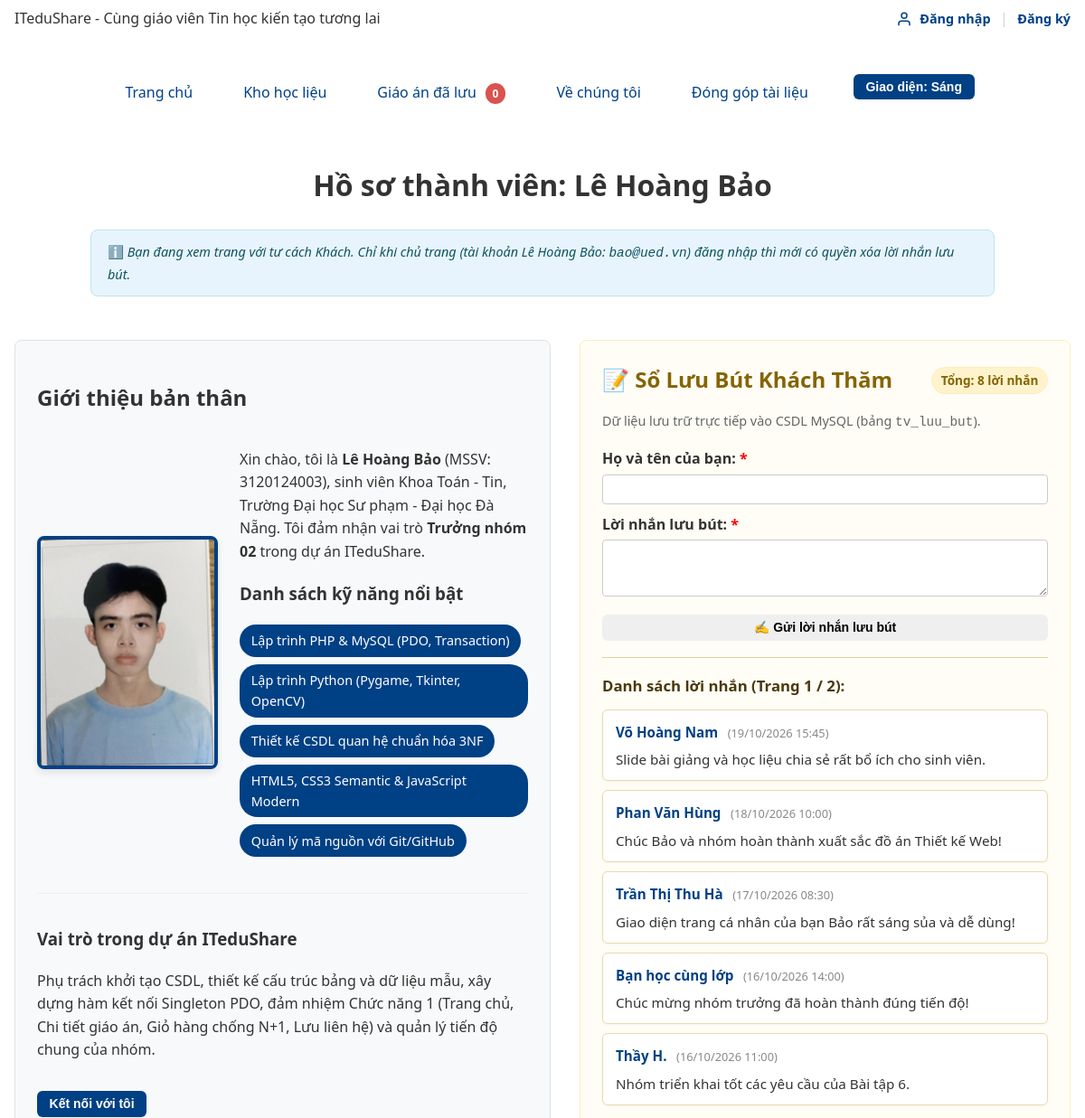
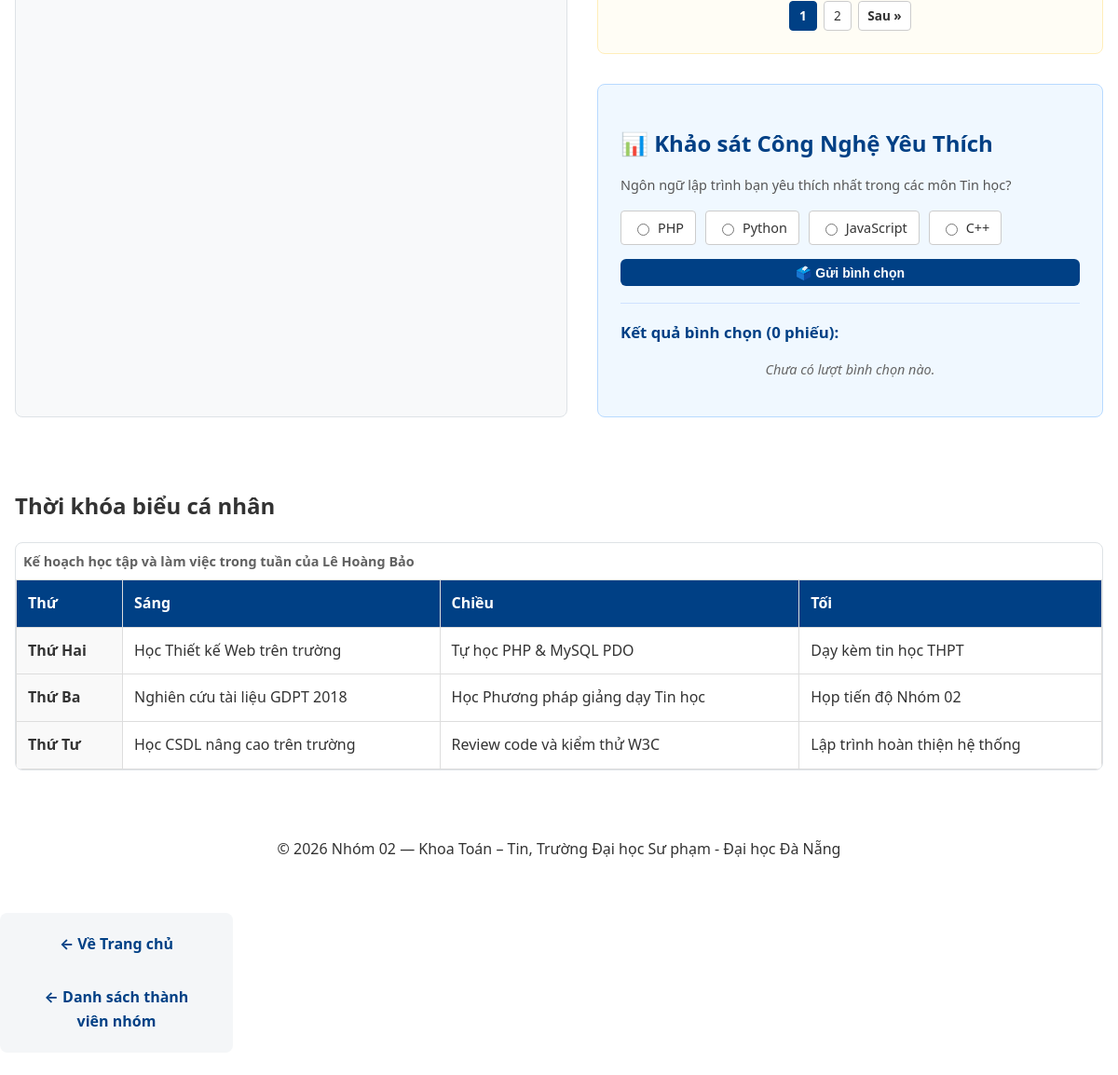
/thanhvien/3120124003_bao/gioithieu.php, run on the app's committed database (2 pictures, top to bottom).
### tables this page shows
CREATE TABLE tv_luu_but (
  id        INT UNSIGNED AUTO_INCREMENT PRIMARY KEY,
  mssv      CHAR(10) NOT NULL,
  ten_khach VARCHAR(50) NOT NULL,
  loi_nhan  VARCHAR(500) NOT NULL,
  thoi_gian DATETIME NOT NULL DEFAULT CURRENT_TIMESTAMP,
  FOREIGN KEY (mssv) REFERENCES thanh_vien(mssv) ON DELETE CASCADE
);

### inc/xac-thuc.php (called while the page is built, shortened)
<?php
require_once __DIR__ . '/db.php';
function nguoiDung(): ?array {
    $uid = $_SESSION['uid'] ?? null;
    if (!$uid) {
        return null;
    }
}

### inc/db.php (called while the page is built, shortened)
<?php
function db(): PDO {
    static $pdo = null;
    if ($pdo === null) {
        $host    = 'localhost';
        $port    = '3306';
        $dbname  = 'ltweb_nhom02';
        $charset = 'utf8mb4';
        $user    = 'root';
        $pass    = '';
        $dsn = "mysql:host={$host};port={$port};dbname={$dbname};charset={$charset}";
        $options = [
            PDO::ATTR_ERRMODE            => PDO::ERRMODE_EXCEPTION,
            PDO::ATTR_DEFAULT_FETCH_MODE => PDO::FETCH_ASSOC,
            PDO::ATTR_EMULATE_PREPARES   => false,
        ];
        $pdo = new PDO($dsn, $user, $pass, $options);
    }
    return $pdo;
}

### inc/ham.php (called while the page is built, shortened)
<?php
function e(mixed $str): string {
    return htmlspecialchars((string)$str, ENT_QUOTES | ENT_SUBSTITUTE, 'UTF-8');
}

### thanhvien/3120124003_bao/gioithieu.php (the view, shortened to what this page needs)
<?php
$stTV = db()->prepare('SELECT ho_ten, nguoi_dung_id FROM thanh_vien WHERE mssv = ?');
$stTV->execute([MSSV_BAO]);
$thongTinTV = $stTV->fetch();
$userHienTai = nguoiDung();
$laChuTrang  = ($userHienTai !== null) && !empty($thongTinTV['nguoi_dung_id']) && ((int)($userHienTai['id'] ?? 0) === (int)$thongTinTV['nguoi_dung_id']);
$loiLuuBut = [];
$duLuuBut  = [
    'ten'      => '',
    'loi_nhan' => ''
];
$stDem = db()->prepare('SELECT COUNT(*) FROM tv_luu_but WHERE mssv = ?');
$stDem->execute([MSSV_BAO]);
$tongLoiNhan = (int)$stDem->fetchColumn();
$moiTrang = 5;
$soTrang  = max(1, (int)ceil($tongLoiNhan / $moiTrang));
$trangHienTaiLB = filter_var($_GET['trang'] ?? 1, FILTER_VALIDATE_INT, [
    'options' => ['min_range' => 1, 'default' => 1]
]);
$offset = ($trangHienTaiLB - 1) * $moiTrang;
$stLB = db()->prepare('SELECT id, ten_khach, loi_nhan, thoi_gian
                       FROM tv_luu_but
                       WHERE mssv = ?
                       ORDER BY thoi_gian DESC, id DESC
                       LIMIT ? OFFSET ?');
$stLB->bindValue(1, MSSV_BAO);
$stLB->bindValue(2, $moiTrang, PDO::PARAM_INT);
$stLB->bindValue(3, $offset, PDO::PARAM_INT);
$stLB->execute();
$danhSachLuuBut = $stLB->fetchAll();
$fileBinhChon   = __DIR__ . '/../../storage/3120124003_binhchon.json';
$ketQuaBinhChon = file_exists($fileBinhChon) ? json_decode((string)file_get_contents($fileBinhChon), true) : [];
$tongPhieuBC    = array_sum($ketQuaBinhChon);
$cacTuyChonBC   = ['PHP', 'Python', 'JavaScript', 'C++'];
require_once __DIR__ . '/../../inc/header.php';
?>
<link rel="stylesheet" href="css/canhan-bao.css">
<nav class="thanh-dieu-huong" aria-label="Menu cá nhân" style="margin-bottom: 1.5rem;">
  <ul class="menu-chinh" style="display: flex; gap: 1rem; list-style: none; background: #f4f6f8; padding: 0.8rem 1.2rem; border-radius: 8px; flex-wrap: wrap;">
    <li><a href="../../index.php" style="text-decoration: none; font-weight: bold; color: var(--mau-chinh, #004085);">&larr; Về Trang chủ</a></li>
    <li><a href="../../ve-chung-toi.php" style="text-decoration: none; font-weight: bold; color: var(--mau-chinh, #004085);">&larr; Danh sách thành viên nhóm</a></li>
  </ul>
</nav>
<main class="trang__chinh phan-lien-he">
  <h1 class="phan-lien-he__tieu-de can-giua-chu">Hồ sơ thành viên: Lê Hoàng Bảo</h1>
  <?php if ($laChuTrang): ?>
      <div role="status" style="max-width: 1000px; margin: 0 auto 1.5rem auto; padding: 12px 18px; background: #d4edda; color: #155724; border: 1px solid #c3e6cb; border-radius: 8px; font-size: 0.95rem;">
          👑 <strong>Bạn đang đăng nhập với tư cách Chủ trang (Lê Hoàng Bảo)!</strong> Bạn có toàn quyền quản trị và thực hiện xóa các lời nhắn lưu bút.
      </div>
  <?php else: ?>
      <div style="max-width: 1000px; margin: 0 auto 1.5rem auto; padding: 12px 18px; background: #e8f4fd; color: #0c5460; border: 1px solid #bee5eb; border-radius: 8px; font-size: 0.9rem;">
          ℹ️ <em>Bạn đang xem trang với tư cách Khách. Chỉ khi chủ trang (tài khoản Lê Hoàng Bảo: <code>bao@ued.vn</code>) đăng nhập thì mới có quyền xóa lời nhắn lưu bút.</em>
      </div>
  <?php endif; ?>
  <div style="display: flex; flex-wrap: wrap; gap: 2rem; margin-bottom: 2rem;">
    <section class="bieu-mau" style="flex: 1; min-width: 320px;">
      <h2>Giới thiệu bản thân</h2>
      <div class="gioi-thieu-grid">
          <div class="anh-dai-dien">
             <img src="avatar-bao.jpg" alt="Ảnh chân dung của Lê Hoàng Bảo" class="anh-chan-dung" style="width: 200px; border-radius: 8px; box-shadow: 0 4px 8px rgba(0,0,0,0.1);">
          </div>
          <div class="noi-dung-gioi-thieu">
             <p>Xin chào, tôi là <strong>Lê Hoàng Bảo</strong> (MSSV: 3120124003), sinh viên Khoa Toán - Tin, Trường Đại học Sư phạm - Đại học Đà Nẵng. Tôi đảm nhận vai trò <strong>Trưởng nhóm 02</strong> trong dự án ITeduShare.</p>
             <h3>Danh sách kỹ năng nổi bật</h3>
             <ul class="danh-sach-ky-nang">
               <li>Lập trình PHP &amp; MySQL (PDO, Transaction)</li>
               <li>Lập trình Python (Pygame, Tkinter, OpenCV)</li>
               <li>Thiết kế CSDL quan hệ chuẩn hóa 3NF</li>
               <li>HTML5, CSS3 Semantic &amp; JavaScript Modern</li>
               <li>Quản lý mã nguồn với Git/GitHub</li>
             </ul>
          </div>
      </div>
      <article style="margin-top: 1.5rem; border-top: 1px solid #eee; padding-top: 1rem;">
        <h3>Vai trò trong dự án ITeduShare</h3>
        <p>Phụ trách khởi tạo CSDL, thiết kế cấu trúc bảng và dữ liệu mẫu, xây dựng hàm kết nối Singleton PDO, đảm nhiệm Chức năng 1 (Trang chủ, Chi tiết giáo án, Giỏ hàng chống N+1, Lưu liên hệ) và quản lý tiến độ chung của nhóm.</p>
        <button type="button" class="nut-thao-tac nut-thao-tac--xem nut-lien-he-ca-nhan">Kết nối với tôi</button>
      </article>
    </section>
    <div style="flex: 1; min-width: 320px; display: flex; flex-direction: column; gap: 2rem;">
      <section class="bieu-mau" style="background-color: #fffdf5; border-color: #ffeeba;">
        <div style="display: flex; justify-content: space-between; align-items: center; margin-bottom: 0.5rem; flex-wrap: wrap; gap: 0.5rem;">
            <h2 style="color: #856404; margin: 0;">📝 Sổ Lưu Bút Khách Thăm</h2>
            <span style="font-size: 0.85rem; background: #fff3cd; color: #856404; padding: 0.2rem 0.6rem; border-radius: 999px; border: 1px solid #ffeeba; font-weight: bold;">
                Tổng: <?= $tongLoiNhan ?> lời nhắn
            </span>
        </div>
        <p style="font-size: 0.9rem; color: #666; margin-bottom: 1rem;">
            Dữ liệu lưu trữ trực tiếp vào CSDL MySQL (bảng <code>tv_luu_but</code>).
        </p>
        <form method="POST" action="gioithieu.php" novalidate>
            <div style="margin-bottom: 10px;">
                <label for="ten_luubut" style="font-weight: bold; display: block; margin-bottom: 4px;">
                    Họ và tên của bạn: <span style="color: red;">*</span>
                </label>
                <input type="text" id="ten_luubut" name="ten"
                       style="width: 100%; padding: 8px; border: 1px solid <?= isset($loiLuuBut['ten']) ? '#dc3545' : '#ccc' ?>; border-radius: 4px;"
                       value="<?= e($duLuuBut['ten']) ?>" required maxlength="50">
            </div>
            <div style="margin-bottom: 12px;">
                <label for="loi_nhan_luubut" style="font-weight: bold; display: block; margin-bottom: 4px;">
                    Lời nhắn lưu bút: <span style="color: red;">*</span>
                </label>
                <textarea id="loi_nhan_luubut" name="loi_nhan" rows="3"
                          style="width: 100%; padding: 8px; border: 1px solid <?= isset($loiLuuBut['loi_nhan']) ? '#dc3545' : '#ccc' ?>; border-radius: 4px;"
                          required maxlength="500"><?= e($duLuuBut['loi_nhan']) ?></textarea>
            </div>
            <button type="submit" class="nut-thao-tac nut-thao-tac--sua" style="width: 100%; cursor: pointer;">
                ✍️ Gửi lời nhắn lưu bút
            </button>
        </form>
        <hr style="margin: 18px 0; border: 0; border-top: 1px solid #e0d0a8;">
        <h3 style="font-size: 1.05rem; margin-bottom: 12px; color: #493910;">
            Danh sách lời nhắn (Trang <?= $trangHienTaiLB ?> / <?= $soTrang ?>):
        </h3>
        <?php if (empty($danhSachLuuBut)): ?>
            <p style="color: #666; font-style: italic; text-align: center; padding: 1rem;">Chưa có lời nhắn nào.</p>
        <?php else: ?>
            <ul style="list-style: none; padding: 0; margin: 0;">
                <?php foreach ($danhSachLuuBut as $lb): ?>
                    <li style="background: #ffffff; padding: 12px 14px; border: 1px solid #ebd9b0; border-radius: 6px; margin-bottom: 10px; box-shadow: 0 1px 3px rgba(0,0,0,0.04);">
                        <div style="display: flex; justify-content: space-between; align-items: center; margin-bottom: 6px; gap: 0.5rem;">
                            <div>
                                <strong style="color: #004085; font-size: 0.95rem;"><?= e($lb['ten_khach']) ?></strong>
                                <span style="font-size: 0.8rem; color: #888; margin-left: 0.4rem;">
                                    (<?= date('d/m/Y H:i', strtotime($lb['thoi_gian'])) ?>)
                                </span>
                            </div>
                        </div>
                        <p style="margin: 0; color: #333; line-height: 1.45; font-size: 0.95rem;">
                            <?= nl2br(e($lb['loi_nhan'])) ?>
                        </p>
                    </li>
                <?php endforeach; ?>
            </ul>
            <?php if ($soTrang > 1): ?>
                <nav aria-label="Phân trang lưu bút" style="display: flex; justify-content: center; gap: 0.4rem; margin-top: 15px; align-items: center; flex-wrap: wrap;">
                    <?php for ($i = 1; $i <= $soTrang; $i++): ?>
                        <a href="gioithieu.php?trang=<?= $i ?>"
                           style="text-decoration: none; padding: 0.25rem 0.65rem; border-radius: 4px; border: 1px solid <?= $i === $trangHienTaiLB ? '#004085' : '#ccc' ?>; <?= $i === $trangHienTaiLB ? 'font-weight: bold; background: #004085; color: white;' : 'background: #fff; color: #333;' ?> font-size: 0.85rem;">
                            <?= $i ?>
                        </a>
                    <?php endfor; ?>
                    <?php if ($trangHienTaiLB < $soTrang): ?>
                        <a href="gioithieu.php?trang=<?= $trangHienTaiLB + 1 ?>"
                           class="nut-thao-tac"
                           style="text-decoration: none; padding: 0.25rem 0.6rem; border-radius: 4px; border: 1px solid #ccc; background: #fff; color: #333; font-size: 0.85rem;">
                            Sau &raquo;
                        </a>
                    <?php endif; ?>
                </nav>
            <?php endif; ?>
        <?php endif; ?>
      </section>
      <section class="bieu-mau" style="background-color: #f0f8ff; border-color: #b8daff;">
        <h2 style="color: #004085; margin-bottom: 0.5rem;">📊 Khảo sát Công Nghệ Yêu Thích</h2>
        <p style="font-size: 0.9rem; color: #555; margin-bottom: 1rem;">Ngôn ngữ lập trình bạn yêu thích nhất trong các môn Tin học?</p>
        <form method="POST" action="gioithieu.php">
            <div style="display: flex; gap: 10px; flex-wrap: wrap; margin-bottom: 15px;">
                <?php foreach ($cacTuyChonBC as $tc): ?>
                    <label style="background: #fff; padding: 6px 12px; border: 1px solid #ccc; border-radius: 4px; cursor: pointer; font-size: 0.9rem; display: flex; align-items: center; gap: 6px;">
                        <input type="radio" name="ngon_ngu" value="<?= e($tc) ?>" required> <?= e($tc) ?>
                    </label>
                <?php endforeach; ?>
            </div>
            <button type="submit" class="nut-thao-tac nut-thao-tac--xem" style="width: 100%; cursor: pointer;">
                🗳️ Gửi bình chọn
            </button>
        </form>
        <hr style="margin: 18px 0; border: 0; border-top: 1px solid #cfe2ff;">
        <h3 style="font-size: 1.05rem; margin-bottom: 10px; color: #004085;">
            Kết quả bình chọn (<?= $tongPhieuBC ?> phiếu):
        </h3>
        <?php if ($tongPhieuBC > 0): ?>
            <div style="display: flex; flex-direction: column; gap: 10px;">
                <?php foreach ($cacTuyChonBC as $tc):
                    $soPhieu  = $ketQuaBinhChon[$tc] ?? 0;
                    $phanTram = $tongPhieuBC > 0 ? round(($soPhieu / $tongPhieuBC) * 100) : 0;
                ?>
                <div>
                    <div style="display: flex; justify-content: space-between; font-size: 0.85rem; margin-bottom: 4px;">
                        <strong><?= e($tc) ?></strong>
                        <span><?= $phanTram ?>% (<?= $soPhieu ?> phiếu)</span>
                    </div>
                    <div style="background: #e9ecef; height: 10px; border-radius: 5px; overflow: hidden;">
                        <div style="background: #28a745; height: 100%; width: <?= $phanTram ?>%;"></div>
                    </div>
                </div>
                <?php endforeach; ?>
            </div>
        <?php else: ?>
            <p style="color: #666; font-style: italic; text-align: center; font-size: 0.9rem;">Chưa có lượt bình chọn nào.</p>
        <?php endif; ?>
      </section>
    </div>
  </div>
  <section class="thong-tin">
    <h2>Thời khóa biểu cá nhân</h2>
    <div class="khung-cuon-bang">
      <table class="bang-hoc-lieu" style="width: 100%; border-collapse: collapse; text-align: left;">
        <caption class="bang-hoc-lieu__chu-thich">Kế hoạch học tập và làm việc trong tuần của Lê Hoàng Bảo</caption>
        <thead>
          <tr>
            <th scope="col" style="padding: 0.75rem; border: 1px solid #ddd; background: #004085; color: white;">Thứ</th>
            <th scope="col" style="padding: 0.75rem; border: 1px solid #ddd; background: #004085; color: white;">Sáng</th>
            <th scope="col" style="padding: 0.75rem; border: 1px solid #ddd; background: #004085; color: white;">Chiều</th>
            <th scope="col" style="padding: 0.75rem; border: 1px solid #ddd; background: #004085; color: white;">Tối</th>
          </tr>
        </thead>
        <tbody>
          <tr>
            <th scope="row" style="padding: 0.75rem; border: 1px solid #ddd; background: #f9f9f9;">Thứ Hai</th>
            <td style="padding: 0.75rem; border: 1px solid #ddd;">Học Thiết kế Web trên trường</td>
            <td style="padding: 0.75rem; border: 1px solid #ddd;">Tự học PHP &amp; MySQL PDO</td>
            <td style="padding: 0.75rem; border: 1px solid #ddd;">Dạy kèm tin học THPT</td>
          </tr>
          <tr>
            <th scope="row" style="padding: 0.75rem; border: 1px solid #ddd; background: #f9f9f9;">Thứ Ba</th>
            <td style="padding: 0.75rem; border: 1px solid #ddd;">Nghiên cứu tài liệu GDPT 2018</td>
            <td style="padding: 0.75rem; border: 1px solid #ddd;">Học Phương pháp giảng dạy Tin học</td>
            <td style="padding: 0.75rem; border: 1px solid #ddd;">Họp tiến độ Nhóm 02</td>
          </tr>
          <tr>
            <th scope="row" style="padding: 0.75rem; border: 1px solid #ddd; background: #f9f9f9;">Thứ Tư</th>
            <td style="padding: 0.75rem; border: 1px solid #ddd;">Học CSDL nâng cao trên trường</td>
            <td style="padding: 0.75rem; border: 1px solid #ddd;">Review code và kiểm thử W3C</td>
            <td style="padding: 0.75rem; border: 1px solid #ddd;">Lập trình hoàn thiện hệ thống</td>
          </tr>
        </tbody>
      </table>
    </div>
  </section>
</main>
<?php require_once __DIR__ . '/../../inc/footer.php'; ?>
</body>
</html>

### data on the page
tv_luu_but: ten_khach "Võ Hoàng Nam", thoi_gian "19/10/2026 15:45", loi_nhan "Slide bài giảng và học liệu chia sẻ rất bổ ích cho sinh viên."
tv_luu_but: ten_khach "Phan Văn Hùng", thoi_gian "18/10/2026 10:00", loi_nhan "Chúc Bảo và nhóm hoàn thành xuất sắc đồ án Thiết kế Web!"
tv_luu_but: ten_khach "Trần Thị Thu Hà", thoi_gian "17/10/2026 08:30", loi_nhan "Giao diện trang cá nhân của bạn Bảo rất sáng sủa và dễ dùng!"
tv_luu_but: ten_khach "Bạn học cùng lớp", thoi_gian "16/10/2026 14:00", loi_nhan "Chúc mừng nhóm trưởng đã hoàn thành đúng tiến độ!"
tv_luu_but: ten_khach "Thầy H.", thoi_gian "16/10/2026 11:00", loi_nhan "Nhóm triển khai tốt các yêu cầu của Bài tập 6."

### other printed values
$ten "Trang chủ"
$ten "Kho học liệu"
$ten "Giáo án đã lưu"
$ten "Về chúng tôi"
$ten "Đóng góp tài liệu"
$tongLoiNhan "8"
$trangHienTaiLB "1"
$soTrang "2"
$tc "PHP"
$tc "Python"
$tc "JavaScript"
$tc "C++"
$tongPhieuBC "0"
